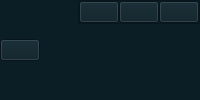
        <widget class="QWidget" name="header_widget" native="true">
         <property name="styleSheet">
          <string notr="true">color: rgb(147, 161, 161);
background-color: rgb(11, 30, 38);</string>
         </property>
         <layout class="QHBoxLayout" name="horizontalLayout_2">
          <property name="spacing">
           <number>0</number>
          </property>
          <property name="leftMargin">
           <number>0</number>
          </property>
          <property name="topMargin">
           <number>0</number>
          </property>
          <property name="rightMargin">
           <number>0</number>
          </property>
          <property name="bottomMargin">
           <number>0</number>
          </property>
          <item alignment="Qt::AlignLeft">
           <widget class="QFrame" name="menu_frame">
            <layout class="QHBoxLayout" name="horizontalLayout_5">
             <property name="spacing">
              <number>0</number>
             </property>
             <property name="leftMargin">
              <number>0</number>
             </property>
             <property name="topMargin">
              <number>0</number>
             </property>
             <property name="rightMargin">
              <number>0</number>
             </property>
             <property name="bottomMargin">
              <number>0</number>
             </property>
             <item>
              <widget class="QPushButton" name="menu_pushButton">
               <property name="text">
                <string/>
               </property>
               <property name="icon">
                <iconset resource="icons.qrc">
                 <normaloff>:/images/Icons/Menu.png</normaloff>:/images/Icons/Menu.png</iconset>
               </property>
               <property name="iconSize">
                <size>
                 <width>32</width>
                 <height>32</height>
                </size>
               </property>
              </widget>
             </item>
            </layout>
           </widget>
          </item>
          <item alignment="Qt::AlignRight|Qt::AlignTop">
           <widget class="QFrame" name="app_frame">
            <property name="frameShape">
             <enum>QFrame::StyledPanel</enum>
            </property>
            <property name="frameShadow">
             <enum>QFrame::Raised</enum>
            </property>
            <layout class="QHBoxLayout" name="horizontalLayout_4">
             <property name="spacing">
              <number>0</number>
             </property>
             <property name="leftMargin">
              <number>0</number>
             </property>
             <property name="topMargin">
              <number>0</number>
             </property>
             <property name="rightMargin">
              <number>0</number>
             </property>
             <property name="bottomMargin">
              <number>0</number>
             </property>
             <item>
              <widget class="QPushButton" name="reduce_pushButton">
               <property name="text">
                <string/>
               </property>
               <property name="icon">
                <iconset>
                 <normaloff>../../.designer/backup/Icons/Reduce.png</normaloff>../../.designer/backup/Icons/Reduce.png</iconset>
               </property>
              </widget>
             </item>
             <item>
              <widget class="QPushButton" name="expand_pushButton">
               <property name="text">
                <string/>
               </property>
               <property name="icon">
                <iconset>
                 <normaloff>../../.designer/backup/Icons/Expand.png</normaloff>../../.designer/backup/Icons/Expand.png</iconset>
               </property>
              </widget>
             </item>
             <item>
              <widget class="QPushButton" name="exit_pushButton">
               <property name="text">
                <string/>
               </property>
               <property name="icon">
                <iconset>
                 <normaloff>../../.designer/backup/Icons/Exit.png</normaloff>../../.designer/backup/Icons/Exit.png</iconset>
               </property>
              </widget>
             </item>
            </layout>
           </widget>
          </item>
         </layout>
        </widget>
